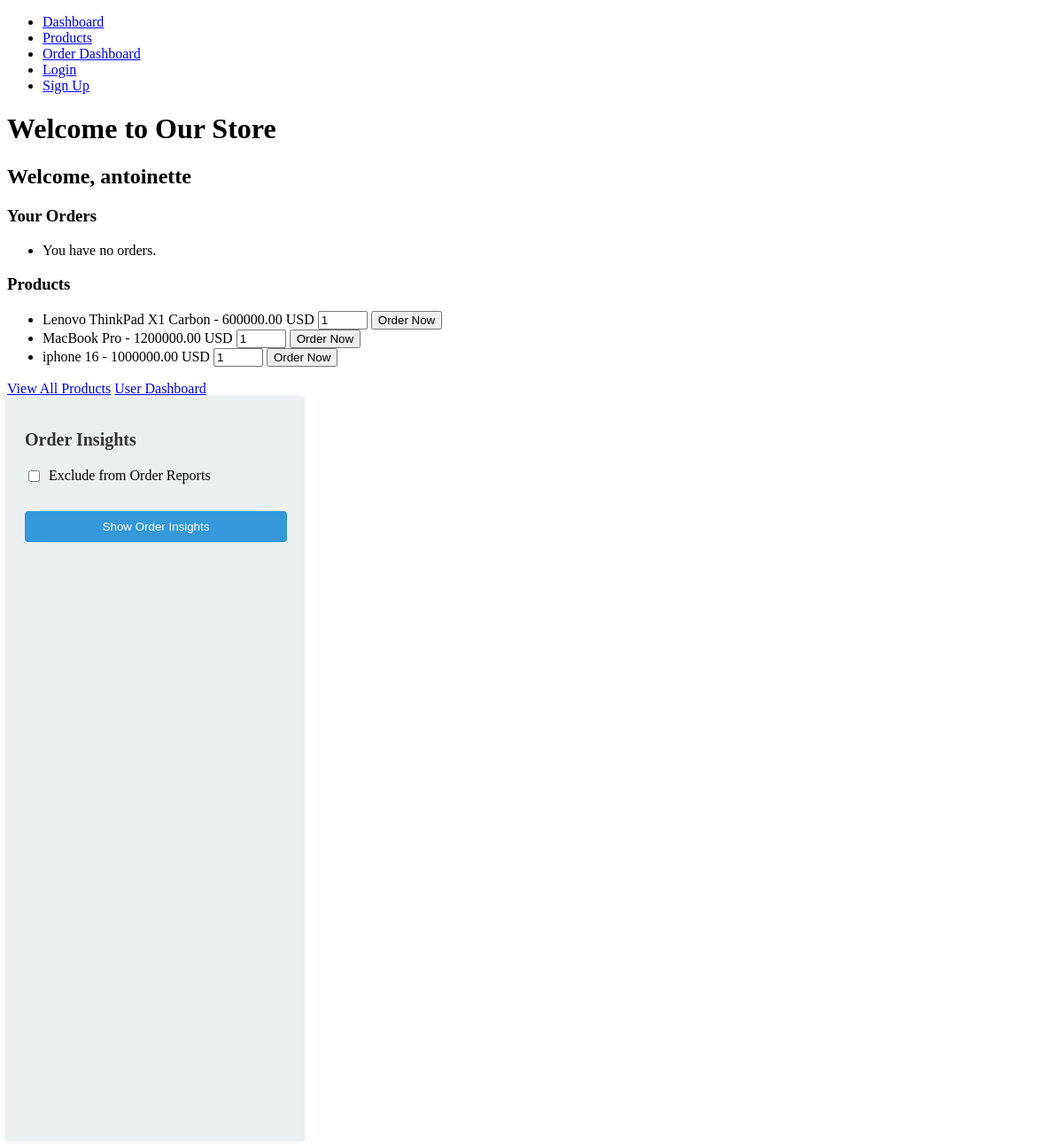
/products/dashboard/ (signed in), run on the app's committed database.
### products/models.py (models this page shows, shortened)
class CustomUser(AbstractUser):
    ROLE_CHOICES = [
        ('admin', 'Admin'),
        ('customer', 'Customer'),
    ]
    role = models.CharField(max_length=10, choices=ROLE_CHOICES, default='customer')
    class Meta:
        permissions = [
            ("can_manage_everything", "Can manage everything in the system"),
            ("can_manage_products", "Can manage products (add, edit, delete)"),
            ("can_edit_content", "Can edit content but cannot delete"),
            ("can_manage_discounts", "Can manage discounts"),
            ("can_manage_orders", "Can manage orders"),
            ("can_manage_customers", "Can manage customer information"),
            ("can_view_customer_info", "Can view customer information"),
            ("can_assist_issues", "Can assist with customer issues"),
            ("can_view_orders", "Can view orders"),
            ("can_read_only", "Can only view data"),
            ("can_manage_promotions", "Can manage promotions and discounts"),
            ("can_manage_product_visibility", "Can manage product visibility"),
            ("can_manage_inventory", "Can manage inventory"),
            ("can_update_product_quantity", "Can update product quantity"),
        ]

class Product(models.Model):
    name = models.CharField(max_length=255)
    description = models.TextField()
    price = models.DecimalField(max_digits=10, decimal_places=2)
    category = models.ForeignKey(Category, related_name='products', on_delete=models.CASCADE)
    stock_quantity = models.PositiveIntegerField()
    image = models.ImageField(upload_to='product_images/', blank=True, null=True)  # Allow null images
    created_date = models.DateTimeField(auto_now_add=True)
    class Meta:
        permissions = [
            ("can_manage_inventory", "Can manage inventory"),
            ("can_update_product_quantity", "Can update product quantity"),
            ("can_manage_product_visibility", "Can manage product visibility"),
            ("can_view_product", "Can view product"),
        ]

### products/views.py (the view)
# urls.py: path('dashboard/', views.user_dashboard, name='user-dashboard'),  # User dashboard
@login_required
def user_dashboard(request):
    products = Product.objects.all()
    orders = Order.objects.filter(user=request.user)
    context = {
        'products': products,
        'orders': orders
    }
    return render(request, 'user-dashboard.html', context)

### products/templates/user-dashboard.html (shortened to what this page needs)
{% extends "base.html" %}
{% load static %}
{% block content %}
    <h2>Welcome, {{ request.user.username }}</h2>
    <h3>Your Orders</h3>
    <ul>
        {% for order in orders %}
            {% if order.product %}
                <li>{{ order.product.name }} - Quantity: {{ order.quantity }}</li>
            {% else %}
                <li>Unknown product - Quantity: {{ order.quantity }}</li>
            {% endif %}
        {% empty %}
            <li>You have no orders.</li>
        {% endfor %}
    </ul>
    <h3>Products</h3>
    <ul>
        {% for product in products %}
            <li>
                {{ product.name }} - {{ product.price }} USD
                <form method="POST" action="{% url 'make-order' %}" style="display:inline;">
                    <input type="number" name="quantity" min="1" max="{{ product.stock_quantity }}" value="1" required>
                    <button type="submit" class="btn btn-primary">Order Now</button>
                </form>
            </li>
        {% endfor %}
    </ul>
    <a href="{% url 'product-list' %}">View All Products</a>
    <a href="{% url 'user-dashboard' %}">User Dashboard</a>
{% endblock %}

### data on the page
CustomUser: user.username "antoinette"
Product: name "Lenovo ThinkPad X1 Carbon", price "600000.00"
Product: name "MacBook Pro", price "1200000.00"
Product: name "iphone 16", price "1000000.00"
